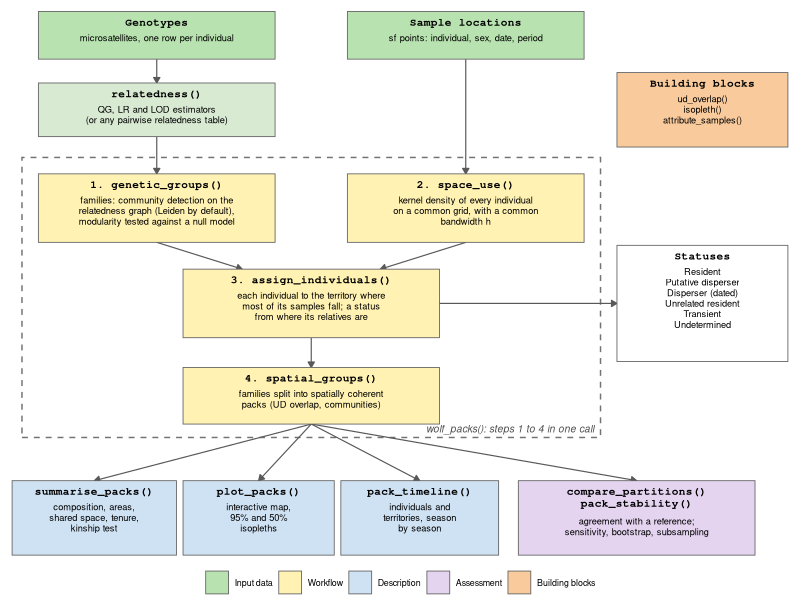
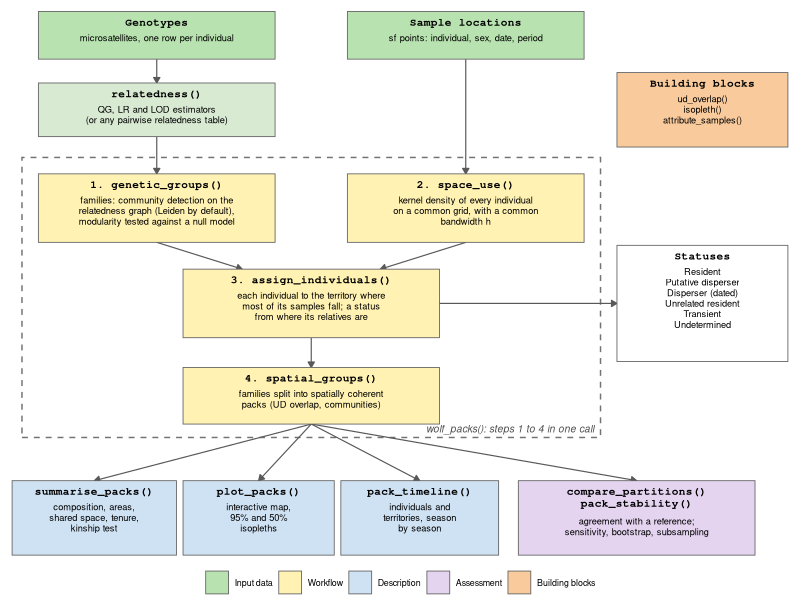

The R source for these figures, in order:
# Fig. 1 de l'article : le workflow de WolfPackR 1.0 (remplace l'ancienne Fig. 2)
# Juste ggplot2 : chaque boîte a ses coordonnées (x, y = centre ; w, h = largeur, hauteur), faciles à déplacer

library(ggplot2)
out <- "article/output"                                  # dossier de sortie, relatif à la racine du dépôt
dir.create(out, showWarnings = FALSE, recursive = TRUE)
largeur <- 17                                            # cm, pleine largeur de page

# ---- Fig. 1 : le workflow ------------------------------------------------------------------------------------
# Des boîtes et des flèches en ggplot2 : coordonnées à la main, faciles à déplacer
boite <- function(x, y, w, h, titre, texte, type) data.frame(x = x, y = y, w = w, h = h, titre = titre, texte = texte, type = type)
b1 <- rbind(
  boite(2.3, 9.45, 3.6, 0.8, "Genotypes", "microsatellites, one row per individual", "Input"),
  boite(7.0, 9.45, 3.6, 0.8, "Sample locations", "sf points: individual, sex, date, period", "Input"),
  boite(2.3, 8.2, 3.6, 0.9, "relatedness()", "QG, LR and LOD estimators\n(or any pairwise relatedness table)", "Genetics"),
  boite(2.3, 6.55, 3.6, 1.15, "1. genetic_groups()", "families: community detection on the\nrelatedness graph (Leiden by default),\nmodularity tested against a null model", "Main"),
  boite(7.0, 6.55, 3.6, 1.15, "2. space_use()", "kernel density of every individual\non a common grid, with a common\nbandwidth h", "Main"),
  boite(4.65, 4.95, 3.9, 1.15, "3. assign_individuals()", "each individual to the territory where\nmost of its samples fall; a status\nfrom where its relatives are", "Main"),
  boite(4.65, 3.4, 3.9, 0.95, "4. spatial_groups()", "families split into spatially coherent\npacks (UD overlap, communities)", "Main"),
  boite(1.35, 1.35, 2.5, 1.25, "summarise_packs()", "composition, areas,\nshared space, tenure,\nkinship test", "Output"),
  boite(3.85, 1.35, 2.3, 1.25, "plot_packs()", "interactive map,\n95% and 50%\nisopleths", "Output"),
  boite(6.3, 1.35, 2.4, 1.25, "pack_timeline()", "individuals and\nterritories, season\nby season", "Output"),
  boite(9.6, 1.35, 3.6, 1.25, "compare_partitions()\npack_stability()", "agreement with a reference;\nsensitivity, bootstrap, subsampling", "Assessment"),
  boite(10.6, 4.95, 2.6, 1.95, "Statuses", "Resident\nPutative disperser\nDisperser (dated)\nUnrelated resident\nTransient\nUndetermined", "Status"),
  boite(10.6, 8.2, 2.6, 1.25, "Building blocks", "ud_overlap()\nisopleth()\nattribute_samples()", "Auxiliary")
)
fl <- data.frame(x = c(2.3, 2.3, 7.0, 2.3, 7.0, 6.6, 4.65, 4.65, 4.65, 4.65, 4.65),
                 y = c(9.05, 7.75, 9.05, 5.975, 5.975, 4.95, 4.375, 2.925, 2.925, 2.925, 2.925),
                 xend = c(2.3, 2.3, 7.0, 3.6, 5.7, 9.3, 4.65, 1.35, 3.85, 6.3, 9.6),
                 yend = c(8.65, 7.125, 7.125, 5.525, 5.525, 4.95, 3.875, 1.975, 1.975, 1.975, 1.975))
coul <- c(Input = "#B8E3B0", Genetics = "#D9EAD3", Main = "#FFF2B3", Output = "#CFE2F3", Assessment = "#E4D4F0",
          Status = "#FFFFFF", Auxiliary = "#F9CB9C")
fig1 <- ggplot() +
  annotate("rect", xmin = 0.25, xmax = 9.05, ymin = 2.7, ymax = 7.4, fill = NA, colour = "grey45", linetype = "dashed") +
  annotate("text", x = 8.95, y = 2.85, label = "wolf_packs(): steps 1 to 4 in one call", hjust = 1, size = 2.6, colour = "grey30", fontface = "italic") +
  geom_segment(data = fl, aes(x, y, xend = xend, yend = yend), arrow = arrow(length = unit(1.6, "mm"), type = "closed"), colour = "grey35", linewidth = 0.4) +
  geom_rect(data = b1, aes(xmin = x - w / 2, xmax = x + w / 2, ymin = y - h / 2, ymax = y + h / 2, fill = type), colour = "grey40", linewidth = 0.3) +
  geom_text(data = b1, aes(x, y + h / 2 - 0.12, label = titre), vjust = 1, size = 2.8, fontface = "bold", family = "mono", lineheight = 0.9) +
  geom_text(data = b1, aes(x, y + h / 2 - ifelse(grepl("\n", titre), 0.62, 0.38), label = texte), vjust = 1, size = 2.35, lineheight = 0.95) +
  scale_fill_manual(values = coul, breaks = c("Input", "Main", "Output", "Assessment", "Auxiliary"),
                    labels = c("Input data", "Workflow", "Description", "Assessment", "Building blocks"), name = NULL) +
  coord_cartesian(xlim = c(0, 12), ylim = c(0.6, 9.95), expand = FALSE) +
  theme_void(base_size = 8) + theme(legend.position = "bottom", plot.margin = margin(4, 4, 4, 4))
ggsave(file.path(out, "Fig1_workflow.png"), fig1, width = largeur, height = 13.5, units = "cm", dpi = 600, bg = "white")
ggsave(file.path(out, "Fig1_workflow.pdf"), fig1, width = largeur, height = 13.5, units = "cm")
